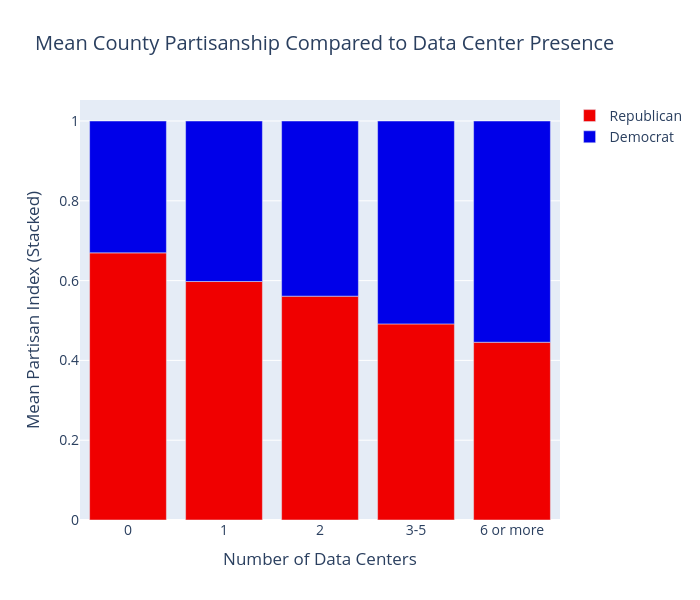

Notebook code for this chart:
### Code cell
# Create stacked bar chart of mean partisan index
# rename columns as needed for legend: 
dc_nanda_grouped_by_bins = dc_nanda_grouped_by_bins.rename(columns={"PARTISAN_INDEX_REP": "Republican", "PARTISAN_INDEX_DEM": "Democrat"})

fig = px.bar(dc_nanda_grouped_by_bins, 
             x = "data_center_bins", 
             y = ["Republican", "Democrat"], 
             width = 700, height = 600,
             color_discrete_sequence = ["#f00000", "#0000e9"], # red, blue
             title = "Mean County Partisanship Compared to Data Center Presence", 
             labels = {
                 "data_center_bins": "Number of Data Centers",
                 "value": "Mean Partisan Index (Stacked)",
                 "variable": ""
             },  
            )

fig.update_layout(font_size = 14)
fig.show()

# grabbed hex codes to match seismic color scales (in strip plot below)
# from https://martin-ueding.de/posts/matplotlib-colors-scales-as-hex-codes/

### Figure 1 — Plotly figure (JSON) as saved in the notebook; plotly's stock layout.template omitted (floating-point values rounded to 4 significant figures)
{"data": [{"hovertemplate": "=Republican<br>Number of Data Centers=%{x}<br>Mean Partisan Index (Stacked)=%{y}<extra></extra>", "legendgroup": "Republican", "marker": {"color": "#f00000", "pattern": {"shape": ""}}, "name": "Republican", "orientation": "v", "showlegend": true, "textposition": "auto", "type": "bar", "x": ["0", "1", "2", "3-5", "6 or more"], "xaxis": "x", "y": [0.6695, 0.5977, 0.561, 0.4915, 0.4455], "yaxis": "y"}, {"hovertemplate": "=Democrat<br>Number of Data Centers=%{x}<br>Mean Partisan Index (Stacked)=%{y}<extra></extra>", "legendgroup": "Democrat", "marker": {"color": "#0000e9", "pattern": {"shape": ""}}, "name": "Democrat", "orientation": "v", "showlegend": true, "textposition": "auto", "type": "bar", "x": ["0", "1", "2", "3-5", "6 or more"], "xaxis": "x", "y": [0.3305, 0.4023, 0.439, 0.5085, 0.5545], "yaxis": "y"}], "layout": {"barmode": "relative", "font": {"size": 14}, "height": 600, "legend": {"title": {"text": ""}, "tracegroupgap": 0}, "title": {"text": "Mean County Partisanship Compared to Data Center Presence"}, "width": 700, "xaxis": {"anchor": "y", "domain": [0, 1], "title": {"text": "Number of Data Centers"}}, "yaxis": {"anchor": "x", "domain": [0, 1], "title": {"text": "Mean Partisan Index (Stacked)"}}}}
